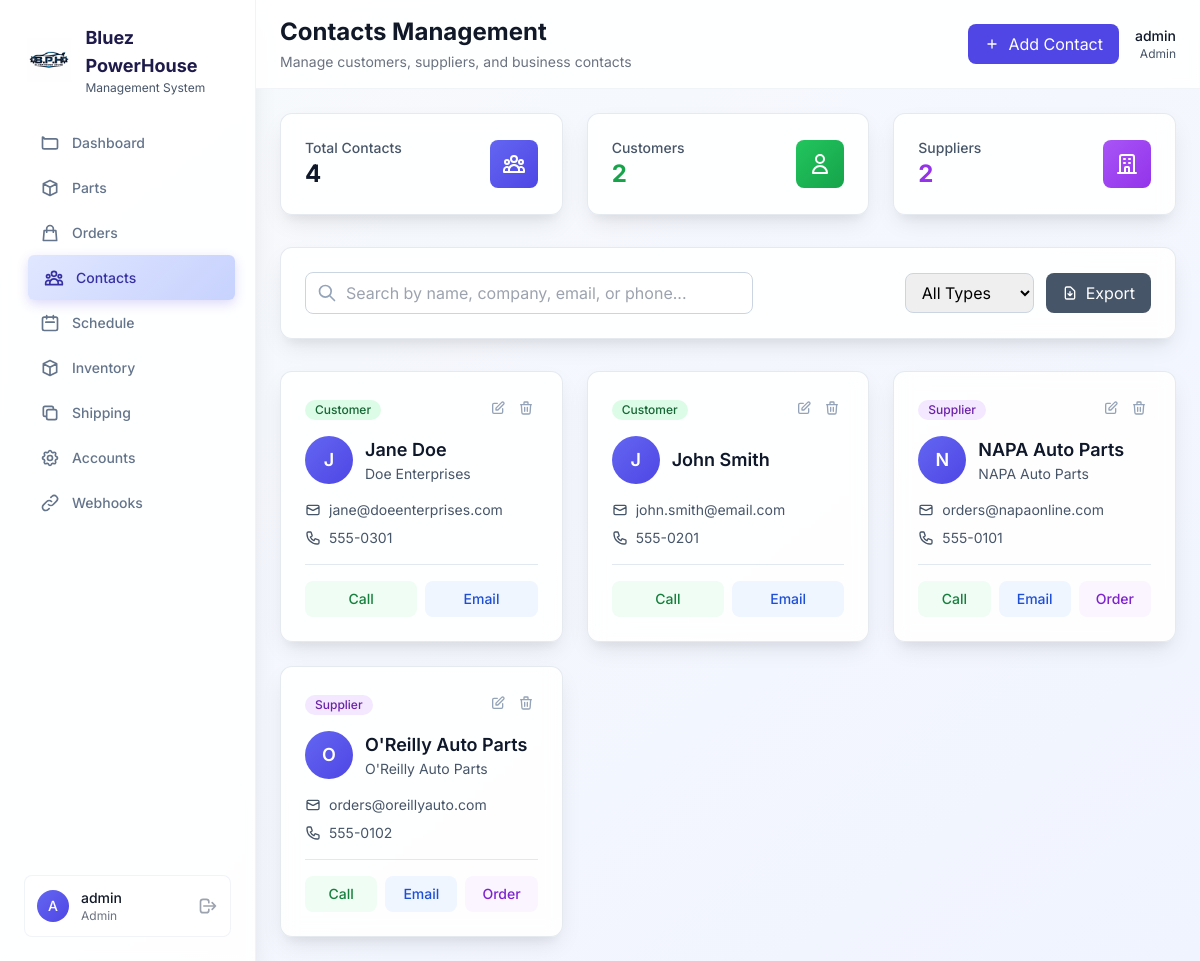
/contacts (signed in), run on the app's committed database.
### flask-app/models.py (models this page shows, shortened)
class Contact(db.Model):
    __tablename__ = 'contacts'
    id = db.Column(db.Integer, primary_key=True)
    name = db.Column(db.String(200), nullable=False)
    company = db.Column(db.String(200))
    type = db.Column(db.String(20), nullable=False)  # supplier, customer, vendor
    email = db.Column(db.String(120))
    phone = db.Column(db.String(20))
    street = db.Column(db.String(200))
    city = db.Column(db.String(100))
    state = db.Column(db.String(50))
    zip_code = db.Column(db.String(20))
    is_active = db.Column(db.Boolean, default=True)
    created_at = db.Column(db.DateTime, default=datetime.utcnow)

### flask-app/app.py (the view)
    def decorated_function(*args, **kwargs):
        if 'user_id' not in session:
            flash('Please log in to access this page.', 'warning')
            return redirect(url_for('login'))
        return f(*args, **kwargs)

### flask-app/app.py (called while the page is built)
def login_required(f):
    def decorated_function(*args, **kwargs):
        if 'user_id' not in session:
            flash('Please log in to access this page.', 'warning')
            return redirect(url_for('login'))
        return f(*args, **kwargs)
    decorated_function.__name__ = f.__name__
    return decorated_function

@app.route('/contacts')
@login_required
def contacts():
    try:
        contacts_list = Contact.query.filter_by(is_active=True).order_by(Contact.name).all()
        return render_template('contacts.html', contacts=contacts_list)
    except Exception as e:
        logger.error(f"Contacts page error: {e}")
        flash('Error loading contacts', 'error')
        return render_template('contacts.html', contacts=[])

### flask-app/templates/contacts.html (shortened to what this page needs)
{% extends "base.html" %}
{% block page_title %}Contacts Management{% endblock %}
{% block page_description %}Manage customers, suppliers, and business contacts{% endblock %}
{% block header_actions %}
<div class="flex items-center space-x-4">
    <button onclick="openAddContactModal()" class="bg-bluez-600 text-white px-4 py-2 rounded-lg hover:bg-bluez-700 transition-colors flex items-center space-x-2">
        <svg class="w-4 h-4" fill="none" stroke="currentColor" viewBox="0 0 24 24">
            <path stroke-linecap="round" stroke-linejoin="round" stroke-width="2" d="M12 6v6m0 0v6m0-6h6m-6 0H6"/>
        </svg>
        <span>Add Contact</span>
    </button>
    <div class="text-right">
        <p class="text-sm font-medium text-metallic-900">{{ session.user.username if session.user else 'Admin' }}</p>
        <p class="text-xs text-metallic-600">{{ session.user.role.title() if session.user else 'Administrator' }}</p>
    </div>
</div>
{% endblock %}
{% block content %}
<div class="grid grid-cols-1 md:grid-cols-3 gap-6 mb-8">
    <div class="card rounded-xl p-6">
        <div class="flex items-center justify-between">
            <div>
                <p class="text-sm font-medium text-metallic-600">Total Contacts</p>
                <p class="text-2xl font-bold text-metallic-900">{{ contacts|length }}</p>
            </div>
            <div class="w-12 h-12 bg-gradient-to-br from-bluez-500 to-bluez-600 rounded-lg flex items-center justify-center">
            </div>
        </div>
    </div>
    <div class="card rounded-xl p-6">
        <div class="flex items-center justify-between">
            <div>
                <p class="text-sm font-medium text-metallic-600">Customers</p>
                <p class="text-2xl font-bold text-green-600">{{ contacts|selectattr('type', 'equalto', 'customer')|list|length }}</p>
            </div>
            <div class="w-12 h-12 bg-gradient-to-br from-green-500 to-green-600 rounded-lg flex items-center justify-center">
                <svg class="w-6 h-6 text-white" fill="none" stroke="currentColor" viewBox="0 0 24 24">
                    <path stroke-linecap="round" stroke-linejoin="round" stroke-width="2" d="M16 7a4 4 0 11-8 0 4 4 0 018 0zM12 14a7 7 0 00-7 7h14a7 7 0 00-7-7z"/>
                </svg>
            </div>
        </div>
    </div>
    <div class="card rounded-xl p-6">
        <div class="flex items-center justify-between">
            <div>
                <p class="text-sm font-medium text-metallic-600">Suppliers</p>
                <p class="text-2xl font-bold text-purple-600">{{ contacts|selectattr('type', 'equalto', 'supplier')|list|length }}</p>
            </div>
            <div class="w-12 h-12 bg-gradient-to-br from-purple-500 to-purple-600 rounded-lg flex items-center justify-center">
                <svg class="w-6 h-6 text-white" fill="none" stroke="currentColor" viewBox="0 0 24 24">
                    <path stroke-linecap="round" stroke-linejoin="round" stroke-width="2" d="M19 21V5a2 2 0 00-2-2H7a2 2 0 00-2 2v16m14 0h2m-2 0h-5m-9 0H3m2 0h5M9 7h1m-1 4h1m4-4h1m-1 4h1m-5 10v-5a1 1 0 011-1h2a1 1 0 011 1v5m-4 0h4"/>
                </svg>
            </div>
        </div>
    </div>
</div>
<div class="card rounded-xl p-6 mb-8">
    <div class="flex flex-col lg:flex-row lg:items-center lg:justify-between gap-4">
        <div class="flex-1 max-w-md">
            <div class="relative">
                <svg class="absolute left-3 top-1/2 transform -translate-y-1/2 w-5 h-5 text-metallic-400" fill="none" stroke="currentColor" viewBox="0 0 24 24">
                    <path stroke-linecap="round" stroke-linejoin="round" stroke-width="2" d="M21 21l-6-6m2-5a7 7 0 11-14 0 7 7 0 0114 0z"/>
                </svg>
                <input type="text" id="contactSearchInput" placeholder="Search by name, company, email, or phone..."
                       class="w-full pl-10 pr-4 py-2 border border-metallic-300 rounded-lg focus:ring-2 focus:ring-bluez-500 focus:border-transparent"
                       onkeyup="filterContacts()">
            </div>
        </div>
        <div class="flex flex-wrap gap-3">
            <select id="typeFilter" onchange="filterContacts()" class="px-3 py-2 border border-metallic-300 rounded-lg focus:ring-2 focus:ring-bluez-500 focus:border-transparent">
                <option value="">All Types</option>
            </select>
            <button onclick="exportContacts()" class="bg-metallic-600 text-white px-4 py-2 rounded-lg hover:bg-metallic-700 transition-colors flex items-center space-x-2">
                <svg class="w-4 h-4" fill="none" stroke="currentColor" viewBox="0 0 24 24">
                    <path stroke-linecap="round" stroke-linejoin="round" stroke-width="2" d="M12 10v6m0 0l-3-3m3 3l3-3m2 8H7a2 2 0 01-2-2V5a2 2 0 012-2h5.586a1 1 0 01.707.293l5.414 5.414a1 1 0 01.293.707V19a2 2 0 01-2 2z"/>
                </svg>
                <span>Export</span>
            </button>
        </div>
    </div>
</div>
<div class="grid grid-cols-1 md:grid-cols-2 lg:grid-cols-3 gap-6" id="contactsGrid">
    {% for contact in contacts %}
    <div class="contact-card card rounded-xl p-6 hover:shadow-xl transition-all duration-300 transform hover:-translate-y-1"
         data-type="{{ contact.type }}"
         data-search="{{ (contact.name + ' ' + (contact.company or '') + ' ' + (contact.email or '') + ' ' + (contact.phone or '')).lower() }}">
        <div class="flex justify-between items-start mb-4">
            <div>
                {% if contact.type == 'customer' %}
                <span class="inline-flex items-center px-2.5 py-0.5 rounded-full text-xs font-medium bg-green-100 text-green-800">
                    Customer
                </span>
                {% elif contact.type == 'supplier' %}
                <span class="inline-flex items-center px-2.5 py-0.5 rounded-full text-xs font-medium bg-purple-100 text-purple-800">
                    Supplier
                </span>
                {% else %}
                <span class="inline-flex items-center px-2.5 py-0.5 rounded-full text-xs font-medium bg-blue-100 text-blue-800">
                    {{ contact.type.title() }}
                </span>
                {% endif %}
            </div>
            <div class="flex space-x-1">
                <button onclick="editContact({{ contact.id }})" class="p-1 text-metallic-400 hover:text-bluez-600 transition-colors">
                    <svg class="w-4 h-4" fill="none" stroke="currentColor" viewBox="0 0 24 24">
                        <path stroke-linecap="round" stroke-linejoin="round" stroke-width="2" d="M11 5H6a2 2 0 00-2 2v11a2 2 0 002 2h11a2 2 0 002-2v-5m-1.414-9.414a2 2 0 112.828 2.828L11.828 15H9v-2.828l8.586-8.586z"/>
                    </svg>
                </button>
                <button onclick="deleteContact({{ contact.id }})" class="p-1 text-metallic-400 hover:text-red-600 transition-colors">
                    <svg class="w-4 h-4" fill="none" stroke="currentColor" viewBox="0 0 24 24">
                        <path stroke-linecap="round" stroke-linejoin="round" stroke-width="2" d="M19 7l-.867 12.142A2 2 0 0116.138 21H7.862a2 2 0 01-1.995-1.858L5 7m5 4v6m4-6v6m1-10V4a1 1 0 00-1-1h-4a1 1 0 00-1 1v3M4 7h16"/>
                    </svg>
                </button>
            </div>
        </div>
        <div class="flex items-center mb-4">
            <div class="w-12 h-12 bg-gradient-to-br from-bluez-500 to-bluez-600 rounded-full flex items-center justify-center text-white font-semibold text-lg mr-3">
                {{ contact.name[0].upper() if contact.name else '?' }}
            </div>
            <div class="flex-1 min-w-0">
                <h3 class="text-lg font-semibold text-metallic-900 truncate">{{ contact.name }}</h3>
                {% if contact.company %}
                <p class="text-sm text-metallic-600 truncate">{{ contact.company }}</p>
                {% endif %}
            </div>
        </div>
        <div class="space-y-2">
            {% if contact.email %}
            <div class="flex items-center text-sm text-metallic-600">
                <svg class="w-4 h-4 mr-2 flex-shrink-0" fill="none" stroke="currentColor" viewBox="0 0 24 24">
                    <path stroke-linecap="round" stroke-linejoin="round" stroke-width="2" d="M3 8l7.89 4.26a2 2 0 002.22 0L21 8M5 19h14a2 2 0 002-2V7a2 2 0 00-2-2H5a2 2 0 00-2 2v10a2 2 0 002 2z"/>
                </svg>
                <a href="mailto:{{ contact.email }}" class="hover:text-bluez-600 transition-colors truncate">{{ contact.email }}</a>
            </div>
            {% endif %}
            {% if contact.phone %}
            <div class="flex items-center text-sm text-metallic-600">
                <a href="tel:{{ contact.phone }}" class="hover:text-bluez-600 transition-colors">{{ contact.phone }}</a>
            </div>
            {% endif %}
        </div>
        <div class="mt-4 pt-4 border-t border-metallic-200">
            <div class="flex space-x-2">
                {% if contact.phone %}
                <a href="tel:{{ contact.phone }}" class="flex-1 bg-green-50 text-green-700 px-3 py-2 rounded-lg hover:bg-green-100 transition-colors text-sm font-medium text-center">
                    Call
                </a>
                {% endif %}
                {% if contact.email %}
                <a href="mailto:{{ contact.email }}" class="flex-1 bg-blue-50 text-blue-700 px-3 py-2 rounded-lg hover:bg-blue-100 transition-colors text-sm font-medium text-center">
                    Email
                </a>
                {% endif %}
                {% if contact.type == 'supplier' %}
                <button onclick="createOrder({{ contact.id }})" class="flex-1 bg-purple-50 text-purple-700 px-3 py-2 rounded-lg hover:bg-purple-100 transition-colors text-sm font-medium">
                    Order
                </button>
                {% endif %}
            </div>
        </div>
    </div>
    {% endfor %}
</div>
{% endblock %}

### flask-app/templates/base.html (style rules this page uses)
body { font-family: 'Inter', system-ui, sans-serif; transition: opacity 0.3s ease-in-out; }
.card { background: rgba(255, 255, 255, 0.9); backdrop-filter: blur(8px); box-shadow: 0 10px 25px -5px rgba(0, 0, 0, 0.1), 0 10px 10px -5px rgba(0, 0, 0, 0.04); border: 1px solid rgba(203, 213, 225, 0.5); border-radius: 0.5rem; }

### data on the page
Contact: type "Customer", name "J", name "Jane Doe", company "Doe Enterprises", email "jane@doeenterprises.com", phone "555-0301"
Contact: type "Customer", name "J", name "John Smith", email "john.smith@email.com", phone "555-0201"
Contact: type "Supplier", name "N", name "NAPA Auto Parts", company "NAPA Auto Parts", email "orders@napaonline.com", phone "555-0101"
Contact: type "Supplier", name "O", name "O'Reilly Auto Parts", company "O'Reilly Auto Parts", email "orders@oreillyauto.com", phone "555-0102"

### other printed values
{{ session.user.username[0].upper() if session.user else 'U' }} "A"
{{ session.user.username if session.user else 'User' }} "admin"
{{ session.user.role.title() if session.user else 'Employee' }} "Admin"
{{ session.user.username if session.user else 'Admin' }} "admin"
{{ session.user.role.title() if session.user else 'Administrator' }} "Admin"
{{ contacts|length }} "4"
{{ contacts|selectattr('type', 'equalto', 'customer')|list|length }} "2"
{{ contacts|selectattr('type', 'equalto', 'supplier')|list|length }} "2"
